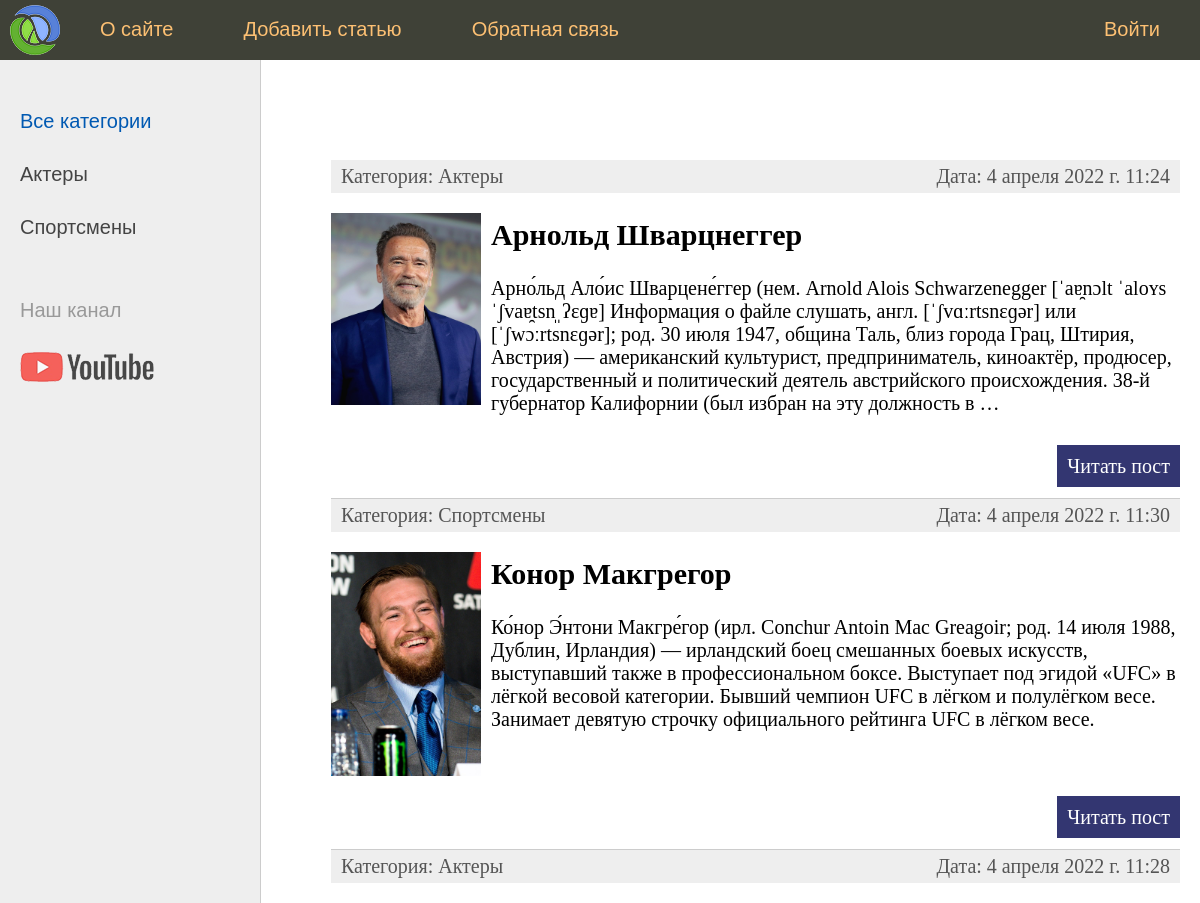
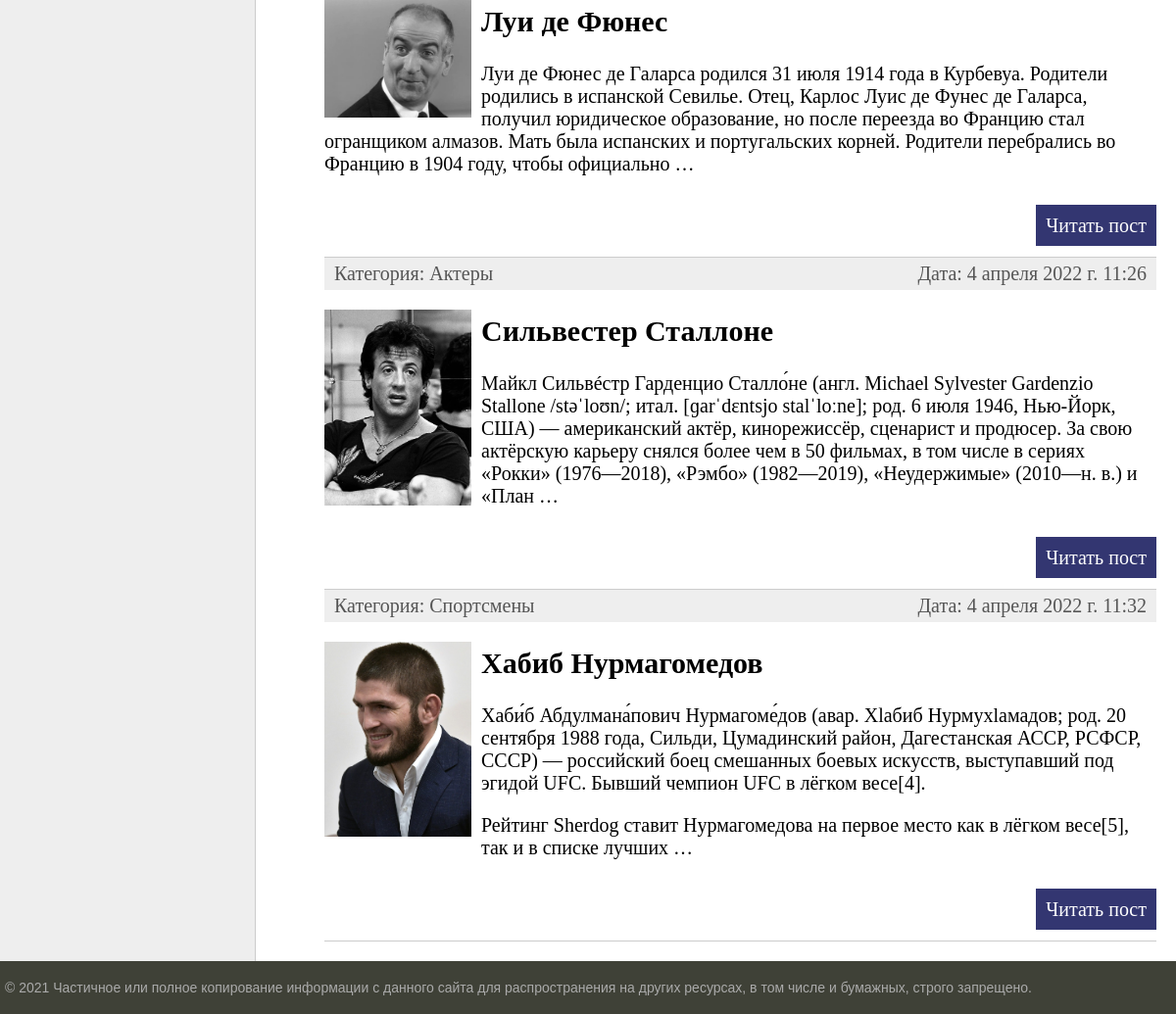
The page / on the database its author committed (2 pictures, top to bottom).
### celebrities/models.py (models this page shows, shortened)
class Category(models.Model):
    name = models.TextField(max_length=100, db_index=True, verbose_name='Категория')
    slug = models.SlugField(max_length=255, unique=True, db_index=True, verbose_name='URL')
    def __str__(self):
        return self.name
    def get_absolute_url(self):
        return reverse('category', kwargs={'cat_slug': self.slug})
    class Meta:
        verbose_name = 'Категорию'
        verbose_name_plural = 'Категории'
        ordering = ['id']

class Men(models.Model):
    title = models.CharField(max_length=255, verbose_name='Заголовок')
    slug = models.SlugField(max_length=255, unique=True, db_index=True, verbose_name='URL')
    content = models.TextField(blank=True, verbose_name='Текст статьи')
    photo = models.ImageField(upload_to='photos/%Y/%m/%d/', verbose_name='Фото')
    time_create = models.DateTimeField(auto_now_add=True, verbose_name='Время создания')
    time_update = models.DateTimeField(auto_now=True, verbose_name='Время изменения')
    is_published = models.BooleanField(default=True, verbose_name='Публикация')
    cat = models.ForeignKey('Category', on_delete=models.PROTECT, verbose_name='Категория')
    def get_absolute_url(self):
        return reverse('post', kwargs={'post_slug': self.slug})
    class Meta:
        verbose_name = 'Popular man'
        verbose_name_plural = 'Popular men'
        ordering = ['title']

### celebrities/views.py (the view)
# urls.py: path('', MenHome.as_view(), name='home'),
class MenHome(ListView):
    model = Men
    template_name = 'celebrities/index.html'
    context_object_name = 'posts'
    def get_context_data(self, *, object_list=None, **kwargs):
        context = super().get_context_data(**kwargs)
        context['menu'] = menu
        context['title'] = 'Главная страница'
        context['cat_selected'] = 0
        return context
    def get_queryset(self):
        return Men.objects.filter(is_published=True)

### celebrities/templatetags/celebrities_tags.py (called while the page is built)
@register.inclusion_tag('celebrities/list_categories.html')
def show_categories(sort, cat_selected=0):
    if not sort:
        cats = Category.objects.all()
    else:
        cats = Category.objects.all().order_by(sort)
    return {'cats': cats, 'cat_selected': cat_selected}

### celebrities/templates/celebrities/index.html (shortened to what this page needs)
{% extends 'celebrities/base.html' %}
{% block content %}
<ul class="list-articles">
	{% for p in posts %}
			<li><div class="article-panel">
				<p class="first">Категория: {{p.cat}}</p>
				<p class="last">Дата: {{p.time_update}}</p>
			</div>
{% if p.photo %}
	<p><img class="img-article-left thumb" src="{{p.photo.url}}"></p>
{% endif %}
				<h2>{{p.title}}</h2>
	{% autoescape on %}
	{{p.content|linebreaks|truncatewords:50}}
	{% endautoescape %}
			<p class="link-read-post"><a href="{{ p.get_absolute_url }}">Читать пост</a></p>
			</li>
	{% endfor %}
</ul>
{% endblock %}

### celebrities/templates/celebrities/base.html (shortened to what this page needs)
{% load static %}
{% load celebrities_tags %}
<!DOCTYPE html>
<html>
<head>
	<link type="text/css" href="{% static 'celebrities/css/styles.css' %}" rel="stylesheet" />
</head>
<body>
<table class="table-page" border=0 cellpadding="0" cellspacing="0">
<tr><td valign=top>
{% block mainmenu %}
		<div class="header">
			<ul id="mainmenu" class="mainmenu">
			<li class="logo"><a href="{% url 'home' %}"><div class="logo"></div></a></li>
{% for m in menu %}
	{% if not forloop.last %}
			<li><a href="{% url m.url_name %}">{{m.title}}</a></li>
	{% else %}
			<li class="last"><a href="{% url m.url_name %}">{{m.title}}</a></li>
	{% endif %}
{% endfor %}
			</ul>
		</div>
{% endblock mainmenu %}
<table class="table-content" border=0 cellpadding="0" cellspacing="0">
<tr>
	<td valign="top" class="left-chapters">
	<ul id="leftchapters">
{% if cat_selected == 0 %}
        <li class="selected">Все категории</li>
{% else %}
        <li><a href="{% url 'home' %}">Все категории</a></li>
{% endif %}
{% show_categories 'name' cat_selected %}
		<li class="share">
		<p>Наш канал</p>
		<a class="share-yt" href="https://www.youtube.com" target="_blank" rel="nofollow"></a>
		</li>
	</ul>
</td>
<td valign="top" class="content">
	<div class="content-text">
{% block content %}
{% endblock %}
	</div>
</td></tr></table>
</td></tr>
<tr><td valign=top>
	<div id="footer">
		<p>&copy; 2021 Частичное или полное копирование информации с данного сайта для распространения на других ресурсах, в том числе и бумажных, строго запрещено.</p>
	</div>
</td></tr></table>
</body>
</html>

### celebrities/templates/celebrities/list_categories.html
{% for c in cats %}
    {% if c.pk == cat_selected %}
        <li class="selected">{{c.name}}</li>
    {% else %}
        <li><a href="{{c.get_absolute_url}}">{{c.name}}</a></li>
    {% endif %}
{% endfor %}

### celebrities/static/celebrities/css/styles.css (style rules this page uses)
html, body { font-family: 'Arial'; margin: 0; padding: 0; height: 100%; width: 100%; color: #444; }
a { color: #0059b2; text-decoration: none; }
img { max-width: 600px; height: auto; }
img.img-article-left { max-width: 300px; height: auto; float: left; padding: 0 10px 10px 0; }
img.img-article-left.thumb { max-width: 150px; height: auto; }
p.link-read-post { text-align: right; }
p.link-read-post a { padding: 10px; min-width: 100px; background: #333671; color: #fff; text-decoration: none; }
div.article-panel { background: #eee; padding: 5px 10px 5px 10px; box-sizing: border-box; overflow: hidden; color: #555; }
div.article-panel p.first { margin: 0; float: left; }
div.article-panel p.last { margin: 0; float: right; }
ul.list-articles { list-style: none; margin: 0; padding: 0; }
ul.list-articles li { border-bottom: 1px solid #ccc; }
.table-page { width: 100%; height: 100%; vertical-align: top; }
.table-page tr { height: 100%; }
.header { background: #3F4137; height: 60px; }
.logo { background: url('../images/logo.png') no-repeat 10px 5px; width: 70px; height: 60px; }
ul.mainmenu { list-style: none; margin: 0; padding: 0; height: 60px; color: #fdc073; font-size: 20px; overflow: hidden; }
ul.mainmenu li { float: left; margin: 18px 40px 0 30px; }
ul.mainmenu li.logo { margin: 0; }
ul.mainmenu li.last { float: right; }
ul.mainmenu li a { color: #fdc073; text-decoration: none; }
.table-content { width: 100%; min-height: 100%; height: 100%; }
.left-chapters { margin: 0; background: #eee; border-right: 1px solid #ccc; min-height: 100%; }
.left-chapters ul { width: 230px; min-height: 100%; margin: 0; padding: 20px 10px 10px 20px; list-style: none; font-size: 20px; }
.left-chapters ul li { margin: 30px 0 0 0; color: #999; }
.left-chapters ul li.selected { color: #0059b2; }
.left-chapters ul li a { color: #444; text-decoration: none; }
.left-chapters ul li.share { margin: 60px 0 0 0; }
.left-chapters ul li.share p { margin: 30px 0 30px 0; }
.left-chapters ul li.share a { display: inline-block; width: 40px; height: 40px; margin: 0 20px 0 0; }
.left-chapters ul li.share a.share-yt { width: 100%; height: 30px; background: url('../images/share_yt.png') no-repeat 0 0 }
.content { padding: 40px 20px 20px 40px; width: 100%; box-sizing: border-box; }
.content-text { margin: 60px 0 0 30px; color: #000; font-size: 20px; font-family: Yandex Sans Display Light; }
#footer { box-sizing: border-box; background: #3F4137; padding: 5px; color: #aaa; font-size: 14px; font-family: Verdana, Geneva, Arial, Helvetica; text-align: left; overflow: hidden; }

### rows shown on the page
Category: name "Актеры"
Category: name "Спортсмены"
Men: cat "Актеры", time_update "4 апреля 2022 г. 11:24", photo (picture), title "Арнольд Шварцнеггер", content "Арно́льд Ало́ис Шварцене́ггер (нем. Arnold Alois Schwarzenegger [ˈaɐ̯nɔlt ˈaloʏs ˈʃvaɐ̯tsn̩ˌʔɛɡɐ] Информация о файле слушать, англ. [ˈʃvɑːrtsnɛɡər] или [ˈʃwɔːrtsnɛɡər]; род. 30 июля 1947, община Таль, близ города Грац, Штирия, Австрия) — американский культурист, предприниматель, киноактёр, продюсер, государственный и политический деятель австрийского происхождения. 38-й губернатор Калифорнии (был избран на эту должность в …"
Men: cat "Спортсмены", time_update "4 апреля 2022 г. 11:30", photo (picture), title "Конор Макгрегор", content "Ко́нор Э́нтони Макгре́гор (ирл. Conchur Antoin Mac Greagoir; род. 14 июля 1988, Дублин, Ирландия) — ирландский боец смешанных боевых искусств, выступавший также в профессиональном боксе. Выступает под эгидой «UFC» в лёгкой весовой категории. Бывший чемпион UFC в лёгком и полулёгком весе. Занимает девятую строчку официального рейтинга UFC в лёгком весе."
Men: cat "Актеры", time_update "4 апреля 2022 г. 11:28", photo (picture), title "Луи де Фюнес", content "Луи де Фюнес де Галарса родился 31 июля 1914 года в Курбевуа. Родители родились в испанской Севилье. Отец, Карлос Луис де Фунес де Галарса, получил юридическое образование, но после переезда во Францию стал огранщиком алмазов. Мать была испанских и португальских корней. Родители перебрались во Францию в 1904 году, чтобы официально …"
Men: cat "Актеры", time_update "4 апреля 2022 г. 11:26", photo (picture), title "Сильвестер Сталлоне", content "Майкл Сильвéстр Гарденцио Сталло́не (англ. Michael Sylvester Gardenzio Stallone /stəˈloʊn/; итал. [ɡarˈdɛntsjo stalˈloːne]; род. 6 июля 1946, Нью-Йорк, США) — американский актёр, кинорежиссёр, сценарист и продюсер. За свою актёрскую карьеру снялся более чем в 50 фильмах, в том числе в сериях «Рокки» (1976—2018), «Рэмбо» (1982—2019), «Неудержимые» (2010—н. в.) и «План …"
Men: cat "Спортсмены", time_update "4 апреля 2022 г. 11:32", photo (picture), title "Хабиб Нурмагомедов", content "Хаби́б Абдулмана́пович Нурмагоме́дов (авар. Хӏабиб Нурмухlамадов; род. 20 сентября 1988 года, Сильди, Цумадинский район, Дагестанская АССР, РСФСР, СССР) — российский боец смешанных боевых искусств, выступавший под эгидой UFC. Бывший чемпион UFC в лёгком весе[4]. Рейтинг Sherdog ставит Нурмагомедова на первое место как в лёгком весе[5], так и в списке лучших …"

### other values the page prints
{{ m.title }} "О сайте" "Добавить статью" "Обратная связь"
{{ m.title }} "Войти"
